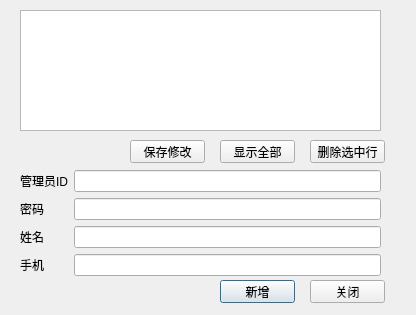
<?xml version="1.0" encoding="UTF-8"?>
<ui version="4.0">
 <class>addManager</class>
 <widget class="QDialog" name="addManager">
  <property name="geometry">
   <rect>
    <x>0</x>
    <y>0</y>
    <width>416</width>
    <height>315</height>
   </rect>
  </property>
  <property name="windowTitle">
   <string>增删管理员</string>
  </property>
  <widget class="QWidget" name="formLayoutWidget">
   <property name="geometry">
    <rect>
     <x>20</x>
     <y>170</y>
     <width>361</width>
     <height>121</height>
    </rect>
   </property>
   <layout class="QFormLayout" name="formLayout">
    <property name="fieldGrowthPolicy">
     <enum>QFormLayout::AllNonFixedFieldsGrow</enum>
    </property>
    <item row="0" column="0">
     <widget class="QLabel" name="label">
      <property name="text">
       <string>管理员ID</string>
      </property>
     </widget>
    </item>
    <item row="0" column="1">
     <widget class="QLineEdit" name="m"/>
    </item>
    <item row="1" column="0">
     <widget class="QLabel" name="label_2">
      <property name="text">
       <string>密码</string>
      </property>
     </widget>
    </item>
    <item row="1" column="1">
     <widget class="QLineEdit" name="pwd"/>
    </item>
    <item row="2" column="0">
     <widget class="QLabel" name="label_3">
      <property name="text">
       <string>姓名</string>
      </property>
     </widget>
    </item>
    <item row="2" column="1">
     <widget class="QLineEdit" name="name"/>
    </item>
    <item row="3" column="0">
     <widget class="QLabel" name="label_4">
      <property name="text">
       <string>手机</string>
      </property>
     </widget>
    </item>
    <item row="3" column="1">
     <widget class="QLineEdit" name="phone"/>
    </item>
   </layout>
  </widget>
  <widget class="QPushButton" name="pushButton">
   <property name="geometry">
    <rect>
     <x>220</x>
     <y>280</y>
     <width>75</width>
     <height>23</height>
    </rect>
   </property>
   <property name="text">
    <string>新增</string>
   </property>
  </widget>
  <widget class="QTableView" name="tableView">
   <property name="geometry">
    <rect>
     <x>20</x>
     <y>10</y>
     <width>361</width>
     <height>121</height>
    </rect>
   </property>
   <property name="selectionBehavior">
    <enum>QAbstractItemView::SelectRows</enum>
   </property>
  </widget>
  <widget class="QPushButton" name="pushButton_2">
   <property name="geometry">
    <rect>
     <x>310</x>
     <y>280</y>
     <width>75</width>
     <height>23</height>
    </rect>
   </property>
   <property name="text">
    <string>关闭</string>
   </property>
  </widget>
  <widget class="QPushButton" name="pushButton_3">
   <property name="geometry">
    <rect>
     <x>310</x>
     <y>140</y>
     <width>75</width>
     <height>23</height>
    </rect>
   </property>
   <property name="text">
    <string>删除选中行</string>
   </property>
  </widget>
  <widget class="QPushButton" name="pushButton_4">
   <property name="geometry">
    <rect>
     <x>220</x>
     <y>140</y>
     <width>75</width>
     <height>23</height>
    </rect>
   </property>
   <property name="text">
    <string>显示全部</string>
   </property>
  </widget>
  <widget class="QPushButton" name="pushButton_5">
   <property name="geometry">
    <rect>
     <x>130</x>
     <y>140</y>
     <width>75</width>
     <height>23</height>
    </rect>
   </property>
   <property name="text">
    <string>保存修改</string>
   </property>
  </widget>
 </widget>
 <resources/>
 <connections>
  <connection>
   <sender>pushButton_2</sender>
   <signal>clicked()</signal>
   <receiver>addManager</receiver>
   <slot>close()</slot>
   <hints>
    <hint type="sourcelabel">
     <x>347</x>
     <y>281</y>
    </hint>
    <hint type="destinationlabel">
     <x>199</x>
     <y>149</y>
    </hint>
   </hints>
  </connection>
 </connections>
</ui>
